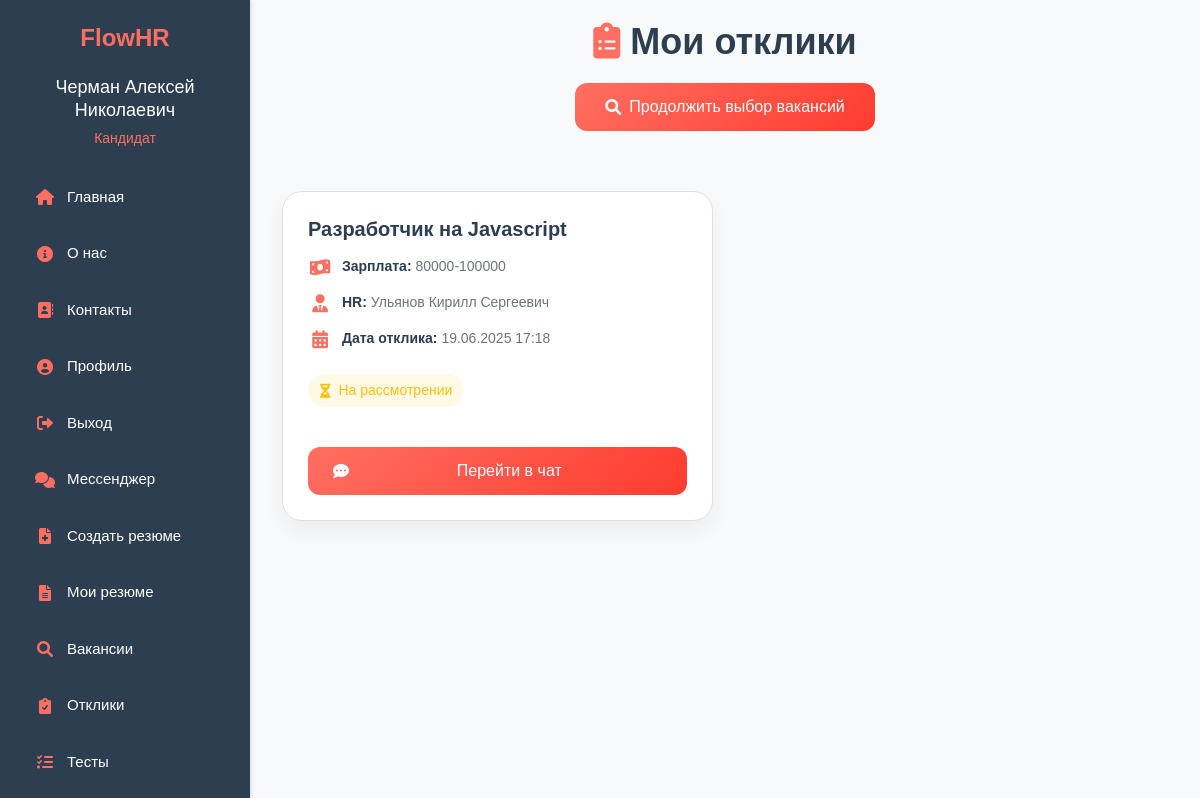
Page /public/my_applications.php (signed in) on the committed database.
### tables this page shows
CREATE TABLE `applications` (
  `id` int NOT NULL,
  `job_id` int NOT NULL,
  `hr_id` int NOT NULL,
  `candidate_id` int DEFAULT NULL,
  `entity_type` enum('vacancy','resume') NOT NULL,
  `entity_id` int NOT NULL,
  `status` enum('pending','rejected','interview','hired') NOT NULL DEFAULT 'pending',
  `message` text,
  `created_at` timestamp NULL DEFAULT CURRENT_TIMESTAMP
);

CREATE TABLE `jobs` (
  `id` int NOT NULL,
  `title` varchar(255) NOT NULL,
  `description` text NOT NULL,
  `hr_id` int NOT NULL,
  `status` enum('active','closed') DEFAULT 'active',
  `created_at` timestamp NULL DEFAULT CURRENT_TIMESTAMP,
  `experience_id` int NOT NULL,
  `salary_id` int NOT NULL
);

CREATE TABLE `salaries` (
  `id` int NOT NULL,
  `salary_range` varchar(100) NOT NULL
);

CREATE TABLE `users` (
  `id` int NOT NULL,
  `name` varchar(255) NOT NULL,
  `email` varchar(255) NOT NULL,
  `login` varchar(100) NOT NULL,
  `password` varchar(255) NOT NULL,
  `role` enum('HR','candidate','admin','moderator') NOT NULL,
  `created_at` timestamp NULL DEFAULT CURRENT_TIMESTAMP,
  `avatar` varchar(255) DEFAULT 'default_avatar.png',
  `is_blocked` tinyint(1) DEFAULT '0',
  `blocked_until` timestamp NULL DEFAULT NULL,
  `age` int DEFAULT NULL,
  `phone` varchar(20) DEFAULT NULL,
  `city` varchar(100) DEFAULT NULL,
  `profile_completion` int DEFAULT '0'
);

### public/my_applications.php (the view, shortened to what this page needs)
<?php
require '../includes/config.php';
$stmt = $pdo->prepare("
    SELECT
        a.*,
        j.title as job_title,
        s.salary_range,
        u.name as hr_name
    FROM applications a
    JOIN jobs j ON a.job_id = j.id
    JOIN salaries s ON j.salary_id = s.id
    JOIN users u ON a.hr_id = u.id
    WHERE a.candidate_id = ?
    ORDER BY a.created_at DESC
");
$stmt->execute([$_SESSION['user_id']]);
$applications = $stmt->fetchAll(PDO::FETCH_ASSOC);
?>
<!DOCTYPE html>
<html lang="ru">
<head>
    <link rel="stylesheet" href="https://cdn.jsdelivr.net/npm/bootstrap@5.3.0/dist/css/bootstrap.min.css">
    <link rel="stylesheet" href="https://cdnjs.cloudflare.com/ajax/libs/font-awesome/6.0.0/css/all.min.css">
</head>
<body>
    <?php include '../includes/header.php'; ?>
    <div class="container">
        <div class="header-actions">
            <h1><i class="fas fa-clipboard-list"></i>Мои отклики</h1>
            <a href="jobs.php" class="btn-back">
                <i class="fas fa-search"></i>
                Продолжить выбор вакансий
            </a>
        </div>
        <?php if (empty($applications)): ?>
            <div class="empty-state">
                <i class="fas fa-inbox"></i>
                <p>У вас пока нет откликов на вакансии</p>
                <a href="jobs.php" class="btn-chat">
                    <i class="fas fa-search"></i> Найти вакансии
                </a>
            </div>
        <?php else: ?>
            <div class="applications-list">
                <?php foreach ($applications as $application): ?>
                    <div class="application-card">
                        <div class="card-content">
                            <h5><?= htmlspecialchars($application['job_title']) ?></h5>
                            <div class="application-details">
                                <i class="fas fa-money-bill-wave"></i>
                                <p><strong>Зарплата:</strong> <?= htmlspecialchars($application['salary_range']) ?></p>
                            </div>
                            <div class="application-details">
                                <i class="fas fa-user-tie"></i>
                                <p><strong>HR:</strong> <?= htmlspecialchars($application['hr_name']) ?></p>
                            </div>
                            <div class="application-details">
                                <i class="fas fa-calendar-alt"></i>
                                <p><strong>Дата отклика:</strong> <?= date('d.m.Y H:i', strtotime($application['created_at'])) ?></p>
                            </div>
                            <div class="status-badge status-<?= htmlspecialchars($application['status']) ?>">
                                <i class="fas <?=
                                    $application['status'] == 'pending' ? 'fa-hourglass-half' :
                                    ($application['status'] == 'accepted' ? 'fa-check-circle' : 'fa-times-circle')
                                ?>"></i>
                                <span style="margin-left: 8px;">
                                    <?=
                                        $application['status'] == 'pending' ? 'На рассмотрении' :
                                        ($application['status'] == 'accepted' ? 'Принят' : 'Отклонен')
                                    ?>
                                </span>
                            </div>
                        </div>
                        <div class="card-footer">
                            <a href="chat.php?application_id=<?= $application['id'] ?>" class="btn-chat">
                                <i class="fas fa-comment-dots"></i>
                                <span>Перейти в чат</span>
                            </a>
                        </div>
                    </div>
                <?php endforeach; ?>
            </div>
        <?php endif; ?>
    </div>
</body>
</html>

### public/my_applications.php (style rules this page uses)
:root { --primary-color: #FF6F61; --primary-dark: #FF3B2F; --text-color: #2C3E50; --bg-color: #F8F9FA; --card-bg: #FFFFFF; --border-color: #E0E0E0; --success-color: #28a745; --warning-color: #FFC107; --danger-color: #dc3545; --info-color: #17a2b8; }
body { font-family: 'Arial', sans-serif; background: var(--bg-color); color: var(--text-color); padding: 20px; margin-left: 250px; }
.container { max-width: 1200px; margin: 0 auto; }
h1 { color: var(--text-color); text-align: center; margin: 40px 0; font-size: 36px; font-weight: bold; animation: fadeInUp 0.5s ease-in-out; }
h1 i { margin-right: 10px; color: var(--primary-color); }
.applications-list { display: grid; grid-template-columns: repeat(auto-fill, minmax(350px, 1fr)); gap: 25px; margin-top: 30px; }
.application-card { background: var(--card-bg); border-radius: 20px; padding: 25px; box-shadow: 0 10px 20px rgba(0, 0, 0, 0.05); border: 1px solid var(--border-color); transition: all 0.3s ease; position: relative; overflow: hidden; animation: fadeInUp 0.5s ease-in-out; display: flex; flex-direction: column; }
.application-card::before { content: ''; position: absolute; top: 0; left: 0; width: 100%; height: 4px; background: linear-gradient(90deg, var(--primary-color), var(--primary-dark)); opacity: 0; transition: opacity 0.3s ease; }
.application-card .card-content { flex: 1; }
.application-card .card-footer { margin-top: auto; padding-top: 20px; }
.application-card h5 { color: var(--text-color); font-size: 20px; margin-bottom: 15px; font-weight: 600; }
.application-details { display: flex; align-items: center; margin-bottom: 15px; color: #6C757D; }
.application-details i { color: var(--primary-color); margin-right: 10px; font-size: 18px; width: 24px; text-align: center; }
.application-details p { margin: 0; font-size: 14px; }
.application-details strong { color: var(--text-color); font-weight: 600; }
.status-badge { display: inline-flex; align-items: center; padding: 6px 12px; border-radius: 20px; font-size: 14px; font-weight: 500; margin-top: 10px; }
.status-pending { background: rgba(255, 193, 7, 0.1); color: var(--warning-color); }
.btn-chat { background: linear-gradient(135deg, var(--primary-color), var(--primary-dark)); color: #FFFFFF; border: none; padding: 12px 25px; border-radius: 12px; cursor: pointer; transition: all 0.3s ease; display: flex; align-items: center; justify-content: center; text-decoration: none; font-weight: 500; margin-top: 20px; width: 100%; height: 48px; min-height: 48px; white-space: nowrap; overflow: hidden; text-overflow: ellipsis; }
.btn-chat i { margin-right: 8px; font-size: 16px; flex-shrink: 0; }
.btn-chat span { flex: 1; text-align: center; overflow: hidden; text-overflow: ellipsis; }
.application-card:nth-child(1) { animation-delay: 0.1s; }
.btn-back { background: linear-gradient(135deg, var(--primary-color), var(--primary-dark)); color: #FFFFFF; border: none; padding: 12px 25px; border-radius: 12px; cursor: pointer; transition: all 0.3s ease; display: inline-flex; align-items: center; justify-content: center; text-decoration: none; font-weight: 500; margin-bottom: 30px; height: 48px; min-height: 48px; width: 100%; max-width: 300px; margin: 0 auto 30px; }
.btn-back i { margin-right: 8px; font-size: 16px; }
.header-actions { display: flex; flex-direction: column; align-items: center; margin-bottom: 30px; text-align: center; }
.header-actions h1 { margin: 0 0 20px 0; }

### includes/header.php (style rules this page uses)
body { margin-left: 250px !important; transition: margin-left 0.3s ease !important; min-height: 100vh !important; overflow-x: hidden !important; }
.fa-home, .fa-info-circle, .fa-map-marker-alt, .fa-sign-in-alt, .fa-user, .fa-sign-out-alt, .fa-comments, .fa-file-alt, .fa-briefcase, .fa-plus-circle, .fa-users, .fa-chart-line, .fa-clipboard-list, .fa-user-check, .fa-users-cog, .fa-tools, .fa-clipboard-check { color: #FF6F61 !important; transition: all 0.3s ease !important; }

### rows in the picture
applications: job.title "Разработчик на Javascript", salaries.salary_range "80000-100000", hr.name "Ульянов Кирилл Сергеевич", created_at "19.06.2025 17:18", status "На рассмотрении"

### other values in the picture
$user_name "Черман Алексей Николаевич"
$roleText "Кандидат"
